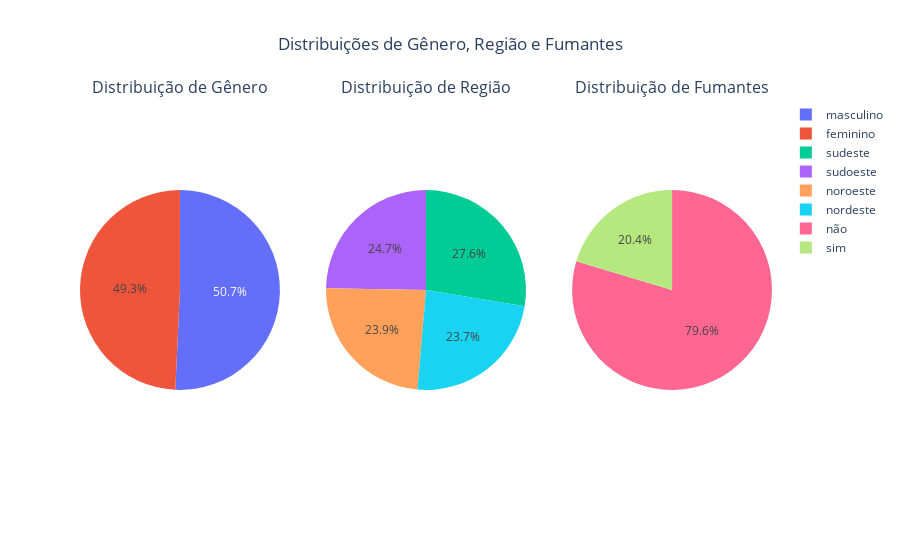

Notebook source saved alongside this figure:
### Code cell
def calculate_distribution(dataset, value):
    return dataset[value].value_counts(normalize=True) * 100

sex_distribution = calculate_distribution(dataset, 'genero')
region_distribution = calculate_distribution(dataset, 'regiao')
smoker_distribution = calculate_distribution(dataset, 'fumante')

fig = make_subplots(rows=1, cols=3, subplot_titles=('Distribuição de Gênero', 'Distribuição de Região', 'Distribuição de Fumantes'), specs=[[{'type':'domain'}, {'type':'domain'}, {'type':'domain'}]])
fig.add_trace(go.Pie(labels=sex_distribution.index, values=sex_distribution.values, name='Gênero'), 1, 1)
fig.add_trace(go.Pie(labels=region_distribution.index, values=region_distribution.values, name='Região'), 1, 2)
fig.add_trace(go.Pie(labels=smoker_distribution.index, values=smoker_distribution.values, name='Fumantes'), 1, 3)

fig.update_layout(title_text='Distribuições de Gênero, Região e Fumantes', title_x=0.5)
fig.show()

### Figure 1 — Plotly figure (JSON) as saved in the notebook; plotly's stock layout.template omitted (floating-point values rounded to 4 significant figures)
{"data": [{"domain": {"x": [0, 0.2889], "y": [0, 1]}, "labels": ["masculino", "feminino"], "name": "Gênero", "type": "pie", "values": [50.74, 49.26]}, {"domain": {"x": [0.3556, 0.6444], "y": [0, 1]}, "labels": ["sudeste", "sudoeste", "noroeste", "nordeste"], "name": "Região", "type": "pie", "values": [27.6, 24.72, 23.93, 23.75]}, {"domain": {"x": [0.7111, 1], "y": [0, 1]}, "labels": ["não", "sim"], "name": "Fumantes", "type": "pie", "values": [79.64, 20.36]}], "layout": {"annotations": [{"font": {"size": 16}, "showarrow": false, "text": "Distribuição de Gênero", "x": 0.1444, "xanchor": "center", "xref": "paper", "y": 1, "yanchor": "bottom", "yref": "paper"}, {"font": {"size": 16}, "showarrow": false, "text": "Distribuição de Região", "x": 0.5, "xanchor": "center", "xref": "paper", "y": 1, "yanchor": "bottom", "yref": "paper"}, {"font": {"size": 16}, "showarrow": false, "text": "Distribuição de Fumantes", "x": 0.8556, "xanchor": "center", "xref": "paper", "y": 1, "yanchor": "bottom", "yref": "paper"}], "title": {"text": "Distribuições de Gênero, Região e Fumantes", "x": 0.5}}}
